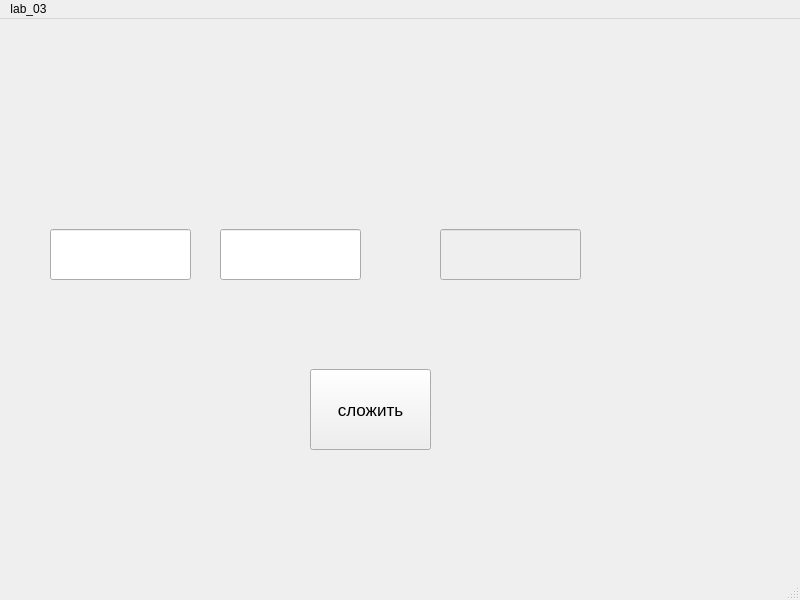
<?xml version="1.0" encoding="UTF-8"?>
<ui version="4.0">
 <class>MainWindow</class>
 <widget class="QMainWindow" name="MainWindow">
  <property name="geometry">
   <rect>
    <x>0</x>
    <y>0</y>
    <width>800</width>
    <height>600</height>
   </rect>
  </property>
  <property name="windowTitle">
   <string>MainWindow</string>
  </property>
  <widget class="QWidget" name="centralwidget">
   <widget class="QPushButton" name="bt_clicked">
    <property name="geometry">
     <rect>
      <x>310</x>
      <y>350</y>
      <width>121</width>
      <height>81</height>
     </rect>
    </property>
    <property name="font">
     <font>
      <pointsize>13</pointsize>
     </font>
    </property>
    <property name="text">
     <string>сложить</string>
    </property>
   </widget>
   <widget class="QLineEdit" name="argument_1">
    <property name="geometry">
     <rect>
      <x>50</x>
      <y>210</y>
      <width>141</width>
      <height>51</height>
     </rect>
    </property>
   </widget>
   <widget class="QLineEdit" name="argument_2">
    <property name="geometry">
     <rect>
      <x>220</x>
      <y>210</y>
      <width>141</width>
      <height>51</height>
     </rect>
    </property>
   </widget>
   <widget class="QLineEdit" name="result">
    <property name="enabled">
     <bool>false</bool>
    </property>
    <property name="geometry">
     <rect>
      <x>440</x>
      <y>210</y>
      <width>141</width>
      <height>51</height>
     </rect>
    </property>
   </widget>
  </widget>
  <widget class="QMenuBar" name="menubar">
   <property name="geometry">
    <rect>
     <x>0</x>
     <y>0</y>
     <width>800</width>
     <height>25</height>
    </rect>
   </property>
   <widget class="QMenu" name="menulab_03">
    <property name="title">
     <string>lab_03</string>
    </property>
   </widget>
   <addaction name="menulab_03"/>
  </widget>
  <widget class="QStatusBar" name="statusbar"/>
 </widget>
 <resources/>
 <connections/>
</ui>
